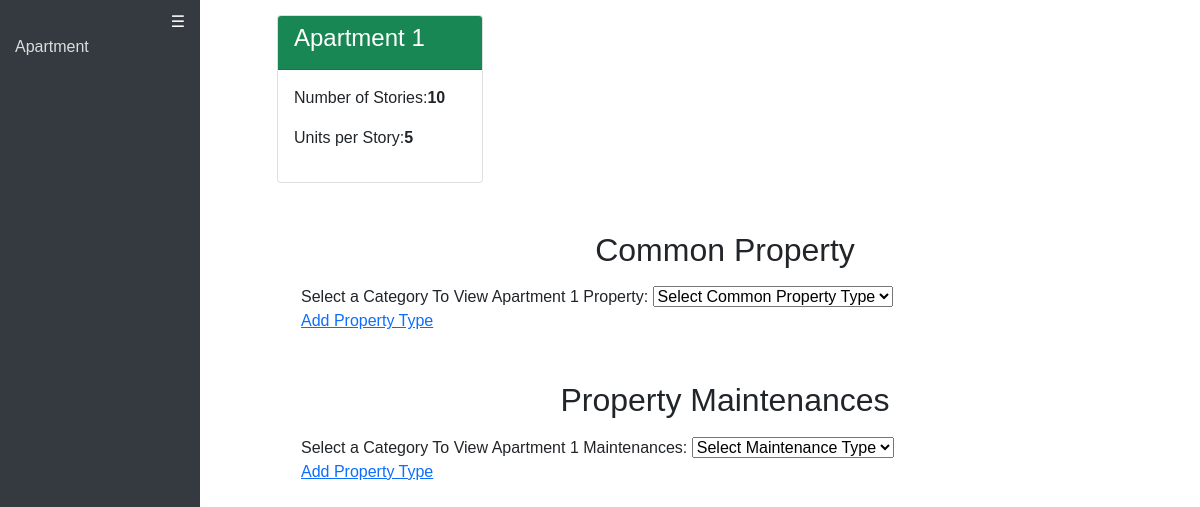
Page /property_of_apartment_block/1/4/None/ on the committed database.
### Контор/models.py (models this page shows)
class ApartmentBlock(models.Model):
    block_id = models.AutoField(primary_key=True)
    number_of_stories = models.IntegerField()
    units_per_story = models.IntegerField()
    admin = models.ForeignKey(User, on_delete=models.CASCADE)
    def __str__(self):
        return f"Block {self.block_id}"

### HOA/views.py (the view)
# urls.py: path('property_of_apartment_block/<int:block_id>/<int:id>/<str:message>/', v2.property_of_apartment_block, name='property_of_apartment_block'),
def property_of_apartment_block(request, block_id, id, message):
    securities = Security.objects.filter(apartmentblock_id=block_id).all().distinct()
    sharedamenities = SharedAmenity.objects.filter(apartmentblock_id=block_id).all().distinct()
    structuralelements = StructuralElement.objects.filter(apartmentblock_id=block_id).all().distinct()
    utilitysystems = UtilitySystem.objects.filter(apartmentblock_id=block_id).all().distinct()
    securitiesmaint = Property_Maintenance.objects.filter(property_category='Securities').all().order_by('apartmentblock_id')
    sharedamenitiesmaint = Property_Maintenance.objects.filter(property_category='SharedAmenities').all().order_by('apartmentblock_id')
    structuralmaint = Property_Maintenance.objects.filter(property_category='StructuralElement').all().order_by('apartmentblock_id')
    utilitymaint = Property_Maintenance.objects.filter(property_category='UtilitySystems').all().order_by('apartmentblock_id')
    for maint in structuralmaint:
        print(maint.property_id)
    form1 = StructuralElementForm()
    form2 = UtilitySystemForm()
    form3 = SharedAmenityForm()
    form4 = SecurityForm()
    forms = {'Structural Element Form': form1, 'Utility System Form': form2,
             'Shared Amenity Form': form3, 'Security Form': form4}
    context1 = { 'securities': securities, 'securitiesmaint': securitiesmaint, 'sharedamenities': sharedamenities, 'sharedamenitiesmaint': sharedamenitiesmaint,
                 'structuralelements': structuralelements, 'structuralmaint': structuralmaint, 'utilitysystems': utilitysystems, 'utilitymaint': utilitymaint
    }
    apartment_block = get_object_or_404(ApartmentBlock, block_id=block_id)
    if message == 'None':
         return render(request, 'property_of_apartment_block.html', { 'apartment_block': apartment_block, 'exec_id': id, 'context1': context1,
                                                                    'forms': forms, 'apartment_block': apartment_block})
    else:
        return render(request, 'property_of_apartment_block.html', { 'apartment_block': apartment_block, 'exec_id': id, 'context1': context1,
                                                                    'forms': forms, 'apartment_block': apartment_block, 'message': message})

### HOA/templates/property_of_apartment_block.html (shortened to what this page needs)
<!DOCTYPE html>
<html lang="en">
<head>
<link href="https://cdn.jsdelivr.net/npm/bootstrap@5.1.3/dist/css/bootstrap.min.css" rel="stylesheet">
</head>
<body>
<div id="sidebar" class="sidebar">
    <span class="close-btn" onclick="toggleSidebar()">&#9776;</span>
    <a href="{% url 'view_apartments' exec_id %}">Apartment</a>
</div>
<div id="mainContent" class="main-content">
    <div class="container">
        <div class="row">
                <div class="col-md-3">
                    <div class="card">
                        <div class="card-header bg-success text-white">
                            <h4>Apartment {{apartment_block.block_id}}</h4>
                        </div>
                        <div class="card-body">
                            <p>Number of Stories:<strong>{{apartment_block.number_of_stories}}</strong></p>
                            <p>Units per Story:<strong>{{apartment_block.units_per_story}}</strong></p>
                        </div>
                    </div>
                </div>
                <br></br>
            <div class="container my-5" style="max-width: 1000px; margin: auto;">
                <div class="container">
                    <h2 class="text-center mb-3">Common Property</h2>
                        <label for="category-dropdown">Select a Category To View Apartment {{ apartment_block.block_id }} Property:</label>
                        <select id="category-dropdown" onchange="showTable(this.value)">
                            <option value="">Select Common Property Type</option>
                        </select>
                        <div>
                            <a href="#" id="form2">Add Property Type</a>
                        </div>
                </div>
            </div>
            <div class="container my-10" style="max-width: 1000px; margin: auto;">
                <div class="container">
                    <h2 class="text-center mb-3">Property Maintenances</h2>
                        <label for="category-dropdown">Select a Category To View Apartment {{ apartment_block.block_id }} Maintenances:</label>
                        <select id="category-dropdown" onchange="showTableMaint(this.value)">
                            <option value="">Select Maintenance Type</option>
                        </select>
                        <div>
                            <a href="#" id="form2">Add Property Type</a>
                        </div>
                </div>
            </div>
        </div>
    </div>
</div>
</body>
</html>

### HOA/templates/property_of_apartment_block.html (style rules this page uses)
body { font-family: Arial, sans-serif; }
.sidebar { height: 100vh; width: 200px; position: fixed; top: 0; left: 0; background: #343a40; color: #fff; padding-top: 20px; transition: 0.3s; }
.sidebar a { color: #ddd; padding: 15px; display: block; text-decoration: none; transition: 0.3s; }
.sidebar .close-btn { position: absolute; top: 10px; right: 15px; cursor: pointer; }
.main-content { margin-left: 250px; padding: 15px; }
.row { margin-bottom: 15px; }

### rows in the picture
ApartmentBlock: block_id "1", number_of_stories "10", units_per_story "5"
